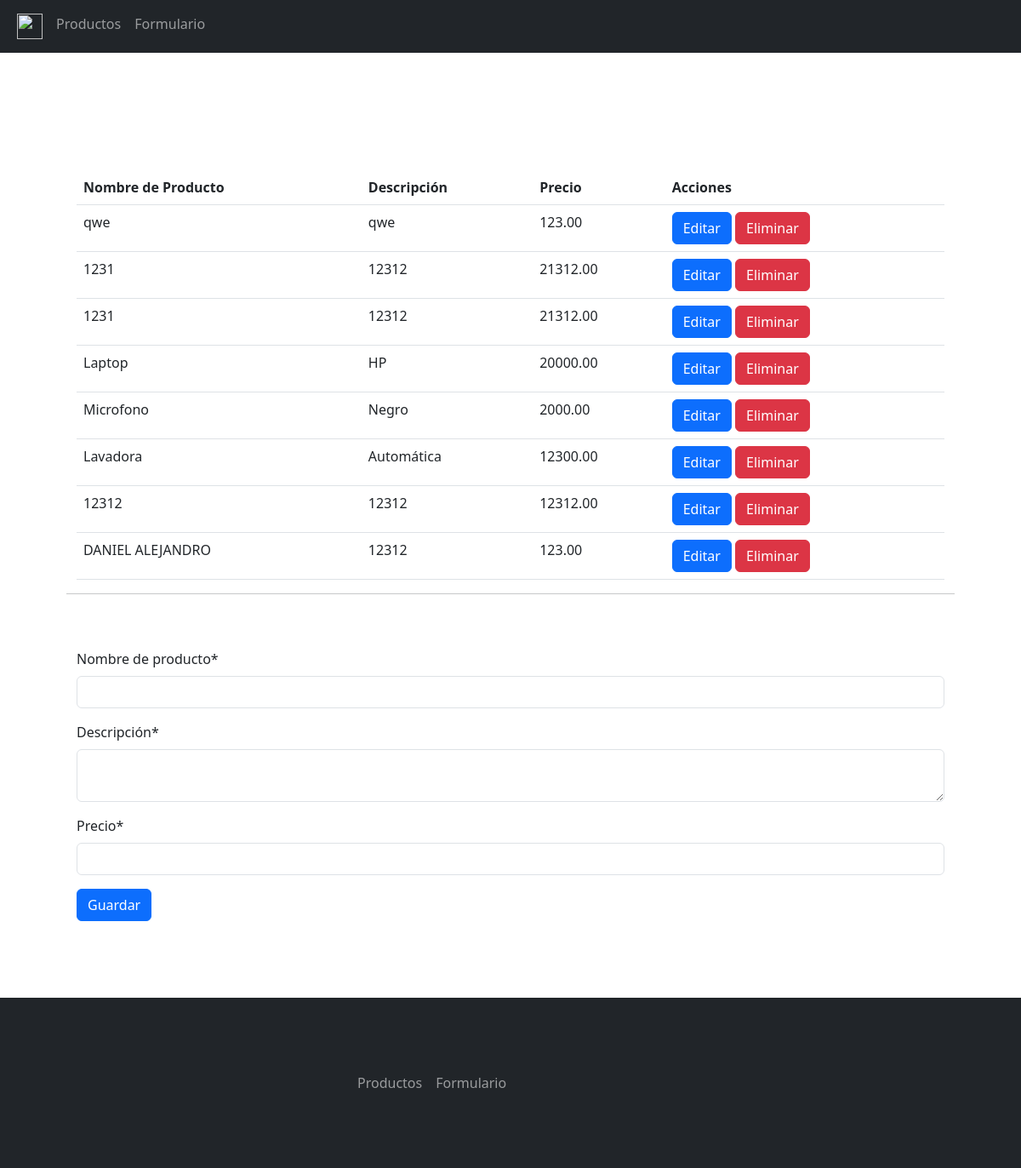
The page /productos on the database its author committed.
### ventas/models.py (models this page shows, shortened)
class Productos(models.Model):
    nombre = models.CharField(max_length=100)
    descripcion = models.CharField(max_length=500)
    precio = models.DecimalField(null=True, blank=True, max_digits=40, decimal_places=2)
    fecha_alta = models.DateTimeField(auto_now=True)
    archivo = models.FileField("PDF de prueba", upload_to='archivos/', max_length=300, default='archivos/terminos_y_Condiciones_registro.pdf')
    activo = models.BooleanField(default=True)

### ventas/views.py (the view, shortened to what this page needs)
# urls.py: path('productos', views.ProductosView.as_view(), name='productos'),
class ProductosView(View):
    context={}
    template_name="ventas/productos.html"
    def get(self, request):
        productos = Productos.objects.filter(activo=True)
        self.context["productos"] = productos
        return render(request, self.template_name, self.context)

### templates/ventas/productos.html (shortened to what this page needs)
{% extends 'layouts/base.html' %}
{% block content %}
        <div class="containter">
            <div class="row">
                <div class="col-12 mt-5">
                    <table class="table" id="tabla">
                        <tr>
                            <th>Nombre de Producto</th>
                            <th>Descripción</th>
                            <th>Precio</th>
                            <th>Acciones</th>
                        </tr>
                            {% if productos %}
                                {% for producto in productos %}
                                    <tr id="{{producto.id}}_fila">
                                        <td id="{{producto.id}}_nombre">{{ producto.nombre }}</td>
                                        <td id="{{producto.id}}_descripcion">{{ producto.descripcion }}</td>
                                        <td id="{{producto.id}}_precio">{{ producto.precio }}</td>
                                        <td>
                                            <button class="btn btn-primary" onclick="editar({{producto.id}})"> Editar </button>
                                            <button class="btn btn-danger" onclick="eliminar({{producto.id}})"> Eliminar </button>
                                        </td>
                                    </tr>
                                {% endfor %}
                            {% else %}
                            <tr>
                                <th>NO HAY PRODUCTOS REGISTRADOS</th>
                            <tr>
                            {% endif %}
                    </table>
                </div>
                <hr>
                <div class="col-12 mt-5">
                    <form action="{% url 'productos' %}" method="POST" id="producto_form">
                        <div class="mb-3">
                            <label for="exampleInputnombre1" class="form-label">Nombre de producto*</label>
                            <input type="text" name="nombre"  class="form-control" id="nombre" aria-describedby="nombreHelp" required>
                          </div>
                          <div class="mb-3">
                            <label for="exampleInputDescriptcion1" class="form-label">Descripción*</label>
                            <textarea name="descripcion" class="form-control" id="descripcion" aria-describedby="DescripcionHelp" required></textarea>
                          </div>
                          <div class="mb-3">
                            <label for="exampleInputPrecio1" class="form-label">Precio*</label>
                            <input name="precio" type="number" class="form-control" id="precio" aria-describedby="PrecioHelp" required>
                          </div>
                          <button id="boton_guardar" type="button" onclick="guardarDato()" class="btn btn-primary">Guardar</button>
                    </form>
                </div>
            </div>
        </div>
    {% endblock content%}

### templates/layouts/base.html (shortened to what this page needs)
{% load static %}
<!DOCTYPE html>
<html>
    <head>
        <link href="{% static 'base/css/estilos.css' %}" rel="stylesheet">
        <link href="https://cdn.jsdelivr.net/npm/bootstrap@5.3.0-alpha3/dist/css/bootstrap.min.css" rel="stylesheet">
    </head>
    <body>
        <header>
            <nav class="navbar navbar-expand-lg bg-dark" data-bs-theme="dark">
                <div class="container-fluid">
                    <div class="collapse navbar-collapse" id="navbarNav">
                        <ul class="navbar-nav">
                            <li class="nav-item">
                                <a class="nav-link" href="{% url 'index' %}">
                                    <img src="https://upload.wikimedia.org/wikipedia/commons/thumb/e/e6/Home_Icon.svg/2048px-Home_Icon.svg.png" width="30" height="30">
                                </a>
                            </li>
                            <li class="nav-item">
                                <a class="nav-link" href="{% url 'productos' %}">Productos</a>
                            </li>
                            <li class="nav-item">
                                <a class="nav-link" href="#">Formulario</a>
                            </li>
                        </ul>
                    </div>
                </div>
            </nav>
        </header>
        {% block content %} {% endblock content %}
        <nav class="navbar navbar-expand-lg bg-dark" data-bs-theme="dark" style="height: 200px;">
            <div class="container-fluid">
                <div class="collapse navbar-collapse" id="navbarNav">
                    <ul class="navbar-nav" style="margin-left: 400px;">
                        <li class="nav-item">
                            <a class="nav-link" href="{% url 'productos' %}">Productos</a>
                        </li>
                        <li class="nav-item">
                            <a class="nav-link" href="#">Formulario</a>
                        </li>
                    </ul>
                </div>
            </div>
        </nav>
    </body>
</html>

### static/base/css/estilos.css (style rules this page uses)
th { color:green; }

### templates/ventas/productos.html (style rules this page uses)
.containter { margin: 90px; }

### rows shown on the page
Productos: nombre "qwe", descripcion "qwe", precio "123.00"
Productos: nombre "1231", descripcion "12312", precio "21312.00"
Productos: nombre "1231", descripcion "12312", precio "21312.00"
Productos: nombre "Laptop", descripcion "HP", precio "20000.00"
Productos: nombre "Microfono", descripcion "Negro", precio "2000.00"
Productos: nombre "Lavadora", descripcion "Automática", precio "12300.00"
Productos: nombre "12312", descripcion "12312", precio "12312.00"
Productos: nombre "DANIEL ALEJANDRO", descripcion "12312", precio "123.00"
